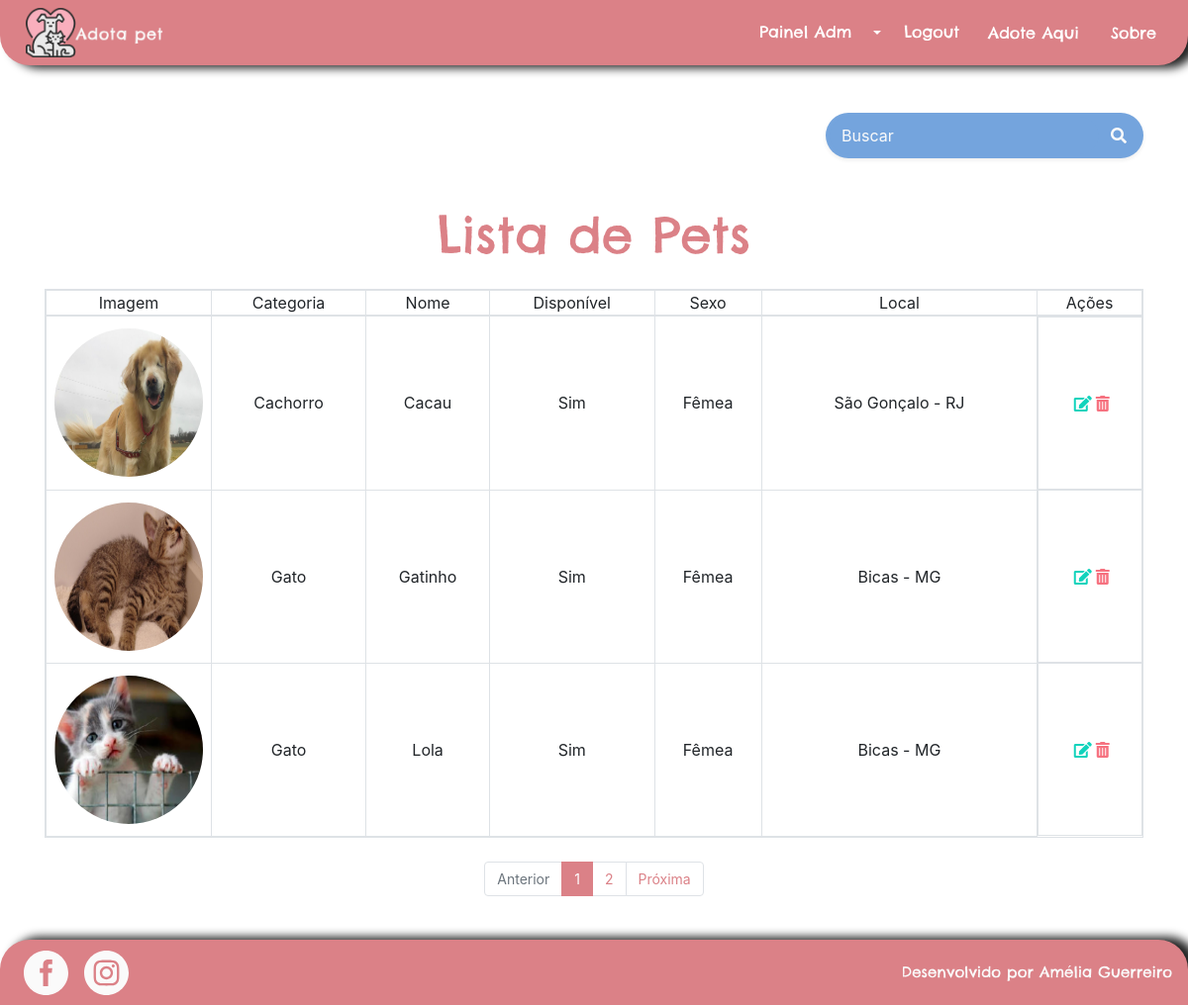
Page /pets/lista_pets/ (signed in) on the committed database.
### pet/models.py (models this page shows, shortened)
class Pet(models.Model):
    categoria = models.ForeignKey(Categoria, related_name='pets', on_delete=models.DO_NOTHING)
    nome = models.CharField(max_length=100, db_index=True)
    slug = models.SlugField(max_length=100)
    imagem = models.CharField(max_length=50, blank=True)
    preco = models.DecimalField(max_digits=6, decimal_places=2)
    disponivel = models.BooleanField(default=False)
    link_instagram = models.URLField(max_length=200, blank=True)
    link_facebook = models.URLField(max_length=200, blank=True)
    telefone = models.CharField(max_length=15)
    sexo_escolhas = [('F', 'Fêmea'), ('M', 'Macho'), ('N', 'Não sei')]
    sexo = models.CharField(max_length=1, choices=sexo_escolhas, default='N')
    descricao = models.TextField()
    data_cadastro = models.DateField(default=datetime.now)
    data_nascimento = models.DateField(blank=True)
    likes = models.PositiveIntegerField(default=0)
    dislikes = models.PositiveIntegerField(default=0)
    raca = models.CharField(max_length=20, blank=True)
    estado_escolhas = [('AC', 'Acre'), ('AL', 'Alagoas'), ('AP', 'Amapá'), ('AM', 'Amazonas'),
                       ('BA', 'Bahia'), ('CE', 'Ceará'), ('ES', 'Espírito Santo'), ('GO', 'Goiás'),
                       ('MA', 'Maranhão'), ('MT', 'Mato Grosso'), ('MS', 'Mato Grosso do Sul'),
                       ('MG', 'Minas Gerais'), ('PA', 'Pará'), ('PB', 'Paraíba'), ('PR', 'Paraná'),
                       ('PE', 'Pernambuco'),('PI', 'Piauí'), ('RJ', 'Rio de Janeiro'),
                       ('RN', 'Rio Grande do Norte'), ('RS', 'Rio Grande do Sul'),
                       ('RO', 'Rondônia'), ('RR', 'Roraima'), ('SC', 'Santa Catarina'),
                       ('SP', 'São Paulo'), ('SE', 'Sergipe'),
                       ('TO', 'Tocantins'), ('DF', 'Distrito Federal')]
    estado = models.CharField(max_length=2, choices=estado_escolhas)
    cep = models.CharField(max_length=9)
    cidade = models.CharField(max_length=20)
    usuario = models.ForeignKey(User, on_delete=models.CASCADE, null=True)
    class Meta:
        db_table='pet'
    def __str__(self):
        return self.nome
    def get_sexo(self):
        if self.sexo == "M":
            return "Macho"
        elif self.sexo == "F":
            return "Fêmea"
        elif self.sexo == "N":
            return "Não sabe"
    def get_disponivel(self):
        if self.disponivel:
            return "Sim"
        else:
            return "Não"

### categoria/models.py (models this page shows)
class Categoria(models.Model):
    nome = models.CharField(max_length=70, db_index=True, unique=True)
    slug = models.SlugField(max_length=70)
    class Meta:
        db_table = 'categoria'
        ordering = ('nome', )
    def __str__(self):
        return self.nome

### pet/views.py (the view)
# urls.py: path('lista_pets/', views.lista_pets, name='lista_pets'),
@user_passes_test(lambda u: u.is_staff)
def lista_pets(request):
    form = PesquisaPetForm(request.GET)
    if form.is_valid():
        query_string = form.cleaned_data['query_string']
        lista_de_pets = Pet.objects.filter(nome__icontains=query_string).order_by('nome') | Pet.objects.filter(cidade__icontains=query_string).order_by('nome') | Pet.objects.filter(estado__icontains=query_string).order_by('nome')
        paginator = Paginator(lista_de_pets, 3)
        pagina = request.GET.get('pagina')
        page_obj = paginator.get_page(pagina)
        print(lista_de_pets)
        print(page_obj)
        return render(request, 'pet/pesquisa_pet.html', {'pets': page_obj, 'form': form, 'query_string': query_string})
    else:
        raise ValueError("Ocorreu um erro inesperado ao tentr recuperar pet.")

### pet/forms.py
class PesquisaPetForm(forms.Form):
    query_string = forms.CharField(
        widget=forms.TextInput(attrs={'class': 'form-control border-0 bg-secondary', 'max-lenght': '100',
                                      'placeholder': 'Buscar', 'aria-describedby': 'button-addon1',
                                      'style': 'border-radius: 25px; background-color: var(--blue) !important; color: var(--white)'}, ),
        required=False
    )

### pet/templates/pet/pesquisa_pet.html (shortened to what this page needs)
{%  extends "base.html" %}
{% load static %}
{% block corpo %}
    <div class="container">
        <form action="" method="GET" class="d-flex justify-content-center justify-content-sm-end mb-3 mt-5">
            <div class="p-1 bg-secondary rounded rounded-pill shadow-sm mb-4" style="background-color: var(--blue) !important;">
                <div class="input-group">
                    {{ form.query_string }}
                     <div class="input-group-append">
                        <button id="button-addon1" type="submit" class="btn btn-link text-light">
                            <i class="fa fa-search"></i>
                        </button>
                    </div>
                </div>
            </div>
        </form>
        {% if pets %}
            <h1 class="mb-4 mt-4 text-center text-primary" style="font-size: 50px">Lista de Pets</h1>
            <table class="table-bordered table-responsive w-100 mx-auto mb-4">
                <thead>
                    <tr>
                        <th class="text-center">Imagem</th>
                        <th class="text-center">Categoria</th>
                        <th class="text-center">Nome</th>
                        <th class="text-center">Disponível</th>
                        <th class="text-center">Sexo</th>
                        <th class="text-center">Local</th>
                        <th  class="text-center" > Ações </th>
                    </tr>
                </thead>
                <tbody>
                    {%  for pet in pets %}
                        <tr>
                            <td class="text-center align-middle" width="15%">
                                <img style="width: 150px; height: 150px; border-radius: 200px;" class="mb-2 mt-2 ml-2 mr-2" src="{% static 'images/pets/' %}{{ pet.imagem }}" alt="{{ pet.nome }}">
                            </td>
                            <td class="text-center align-middle ml-2 mr-2" >
                                {{ pet.categoria }}
                            </td>
                            <td class="text-center align-middle ml-2 mr-2">
                                {{ pet.nome }}
                            </td>
                            <td  class="text-center align-middle ml-2 mr-2">
                                {{ pet.get_disponivel }}
                            </td>
                            <td  class="text-center align-middle ml-2 mr-2">
                                {{ pet.get_sexo }}
                            </td>
                            <td class="text-center align-middle ml-2 mr-2">
                                {{ pet.cidade }} - {{ pet.estado }}
                            </td>
                            <td class="text-center align-middle d-inline-flex justify-content-center align-items-center w-100" style="height: 175px">
                                 <a href="{% url 'pet:edita_pet' pet.id %}">
                                     <i class="fas fa-edit ml-2" style="color: var(--success)"></i>
                                 </a>
                                 <form action="{% url 'pet:remove_pet' pet.id %}" method="POST" class="d-inline">
                                     <button type="submit" class='text-decoration-none border-0 p-0 confirm-delete'
                                             onclick="return confirm('Deseja deletar?')" style="background: none ">
                                        <i class="fas fa-trash-alt mr-1 ml-1" style="color: var(--danger)"></i>
                                     </button>
                                 </form>
                            </td>
                        </tr>
                    {% endfor %}
                </tbody>
            </table>
            <div style='font-size: 14px; margin-bottom: 28px' class="justify-content-center d-flex">
                {% if pets.has_other_pages %}
                 <ul class='pagination'>
                    {% if pets.has_previous %}
                       <li class='page-item'><a class='page-link' href='?pagina={{ pets.previous_page_number }}&query_string={{query_string}}'>Anterior</a></li>
                    {% else %}
                       <li class='page-item disabled'><a class='page-link' href='#' tabindex='-1'>Anterior</a></li>
                    {% endif %}
                    {% for i in pets.paginator.page_range %}
                       {% if pets.number == i %}
                          <li class='page-item active'><a class='page-link' href='#'>{{ i }} </a></li>
                       {% else %}
                          <li class='page-item'><a class='page-link' href='?pagina={{ i }}&query_string={{query_string}}'>{{ i }}</a></li>
                       {% endif %}
                    {% endfor %}
                    {% if pets.has_next %}
                       <li class='page-item'><a class='page-link' href='?pagina={{ pets.next_page_number }}&query_string={{query_string}}'>Próxima</a></li>
                    {% else %}
                       <li class='page-item disabled'><a class='page-link' href='#' tabindex='-1'>Próxima</a></li>
                    {% endif %}
                 </ul>
                {% endif %}
            </div>
        {% endif %}
    </div>
{% endblock %}

### static/css/styles.css (style rules this page uses)
html, body, div, span, applet, object, iframe, h1, h2, h3, h4, h5, h6, p, blockquote, pre, a, abbr, acronym, address, big, cite, code, del, dfn, em, img, ins, kbd, q, s, samp, small, strike, strong, sub, sup, tt, var, b, u, i, center, dl, dt, dd, ol, ul, li, fieldset, form, label, legend, table, caption, tbody, tfoot, thead, tr, th, td, article, aside, canvas, details, embed, figure, figcaption, footer, header, hgroup, menu, nav, output, ruby, section, summary, time, mark, audio, video { margin: 0; padding: 0; border: 0; font-size: 100%; font: inherit; vertical-align: baseline; }
body { line-height: 1; }
ol, ul { list-style: none; }
table { border-collapse: collapse; border-spacing: 0; }
h1 { font-family: Chelsea !important; }
html, body { height: 100%; margin: 0; }

### static/css/all.css (style rules this page uses)
.fa, .fas, .far, .fal, .fad, .fab { -moz-osx-font-smoothing: grayscale; -webkit-font-smoothing: antialiased; display: inline-block; font-style: normal; font-variant: normal; text-rendering: auto; line-height: 1; }
.fa-edit:before { content: "\f044"; }
.fa-search:before { content: "\f002"; }
.fa-trash-alt:before { content: "\f2ed"; }

### rows in the picture
Pet: imagem (picture), categoria "Cachorro", nome "Cacau", get_disponivel "Sim", get_sexo "Fêmea", cidade "São Gonçalo", estado "RJ"
Pet: imagem (picture), categoria "Gato", nome "Gatinho", get_disponivel "Sim", get_sexo "Fêmea", cidade "Bicas", estado "MG"
Pet: imagem (picture), categoria "Gato", nome "Lola", get_disponivel "Sim", get_sexo "Fêmea", cidade "Bicas", estado "MG"

### other values in the picture
{{ i }} "1"
{{ i }} "2"
